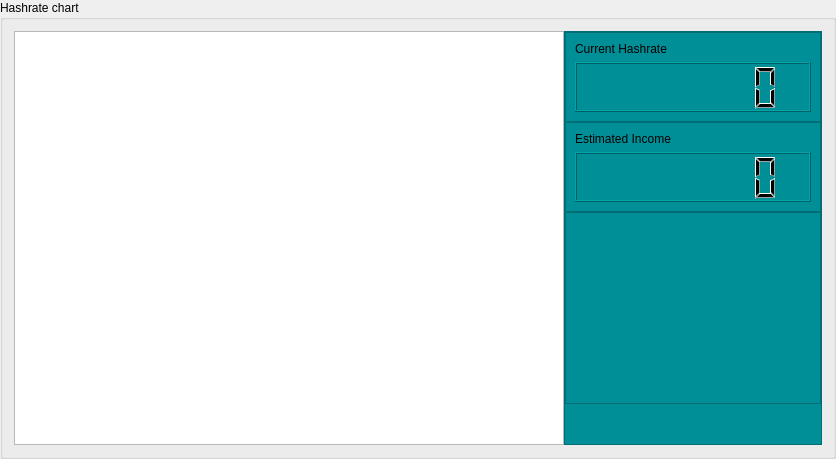
                     <widget class="QGroupBox" name="groupBox">
                      <property name="minimumSize">
                       <size>
                        <width>700</width>
                        <height>400</height>
                       </size>
                      </property>
                      <property name="font">
                       <font>
                        <family>Arial</family>
                       </font>
                      </property>
                      <property name="title">
                       <string>Hashrate chart</string>
                      </property>
                      <layout class="QHBoxLayout" name="horizontalLayout_6">
                       <property name="spacing">
                        <number>0</number>
                       </property>
                       <item>
                        <widget class="hashrateCharView" name="graphicsView">
                         <property name="minimumSize">
                          <size>
                           <width>550</width>
                           <height>0</height>
                          </size>
                         </property>
                         <property name="horizontalScrollBarPolicy">
                          <enum>Qt::ScrollBarAsNeeded</enum>
                         </property>
                        </widget>
                       </item>
                       <item>
                        <widget class="QFrame" name="frame">
                         <property name="minimumSize">
                          <size>
                           <width>150</width>
                           <height>0</height>
                          </size>
                         </property>
                         <property name="styleSheet">
                          <string notr="true">background:#008F96;</string>
                         </property>
                         <property name="frameShape">
                          <enum>QFrame::StyledPanel</enum>
                         </property>
                         <property name="frameShadow">
                          <enum>QFrame::Raised</enum>
                         </property>
                         <layout class="QVBoxLayout" name="verticalLayout_2">
                          <property name="spacing">
                           <number>0</number>
                          </property>
                          <property name="leftMargin">
                           <number>0</number>
                          </property>
                          <property name="topMargin">
                           <number>0</number>
                          </property>
                          <property name="rightMargin">
                           <number>0</number>
                          </property>
                          <property name="bottomMargin">
                           <number>0</number>
                          </property>
                          <item>
                           <widget class="QFrame" name="frame_2">
                            <property name="minimumSize">
                             <size>
                              <width>0</width>
                              <height>80</height>
                             </size>
                            </property>
                            <property name="styleSheet">
                             <string notr="true">background:#008F96;</string>
                            </property>
                            <property name="frameShape">
                             <enum>QFrame::StyledPanel</enum>
                            </property>
                            <property name="frameShadow">
                             <enum>QFrame::Raised</enum>
                            </property>
                            <layout class="QVBoxLayout" name="verticalLayout_3">
                             <item>
                              <widget class="QLabel" name="label">
                               <property name="text">
                                <string>Current Hashrate</string>
                               </property>
                              </widget>
                             </item>
                             <item>
                              <widget class="QLCDNumber" name="lcdNumberHashRate">
                               <property name="sizePolicy">
                                <sizepolicy hsizetype="Preferred" vsizetype="Preferred">
                                 <horstretch>0</horstretch>
                                 <verstretch>0</verstretch>
                                </sizepolicy>
                               </property>
                               <property name="minimumSize">
                                <size>
                                 <width>0</width>
                                 <height>50</height>
                                </size>
                               </property>
                               <property name="font">
                                <font>
                                 <family>Arial</family>
                                </font>
                               </property>
                               <property name="digitCount">
                                <number>7</number>
                               </property>
                              </widget>
                             </item>
                            </layout>
                           </widget>
                          </item>
                          <item>
                           <widget class="QFrame" name="frame_3">
                            <property name="minimumSize">
                             <size>
                              <width>0</width>
                              <height>80</height>
                             </size>
                            </property>
                            <property name="styleSheet">
                             <string notr="true">background:#008F96;</string>
                            </property>
                            <property name="frameShape">
                             <enum>QFrame::StyledPanel</enum>
                            </property>
                            <property name="frameShadow">
                             <enum>QFrame::Raised</enum>
                            </property>
                            <layout class="QVBoxLayout" name="verticalLayout_4">
                             <item>
                              <widget class="QLabel" name="label_2">
                               <property name="text">
                                <string>Estimated Income</string>
                               </property>
                              </widget>
                             </item>
                             <item>
                              <widget class="QLCDNumber" name="lcdNumberHashRate_2">
                               <property name="sizePolicy">
                                <sizepolicy hsizetype="Preferred" vsizetype="Preferred">
                                 <horstretch>0</horstretch>
                                 <verstretch>0</verstretch>
                                </sizepolicy>
                               </property>
                               <property name="minimumSize">
                                <size>
                                 <width>0</width>
                                 <height>50</height>
                                </size>
                               </property>
                               <property name="font">
                                <font>
                                 <family>Arial</family>
                                </font>
                               </property>
                               <property name="digitCount">
                                <number>7</number>
                               </property>
                              </widget>
                             </item>
                            </layout>
                           </widget>
                          </item>
                          <item>
                           <widget class="hashrateCharView" name="graphicsViewEff">
                            <property name="sizePolicy">
                             <sizepolicy hsizetype="Minimum" vsizetype="Minimum">
                              <horstretch>0</horstretch>
                              <verstretch>0</verstretch>
                             </sizepolicy>
                            </property>
                            <property name="minimumSize">
                             <size>
                              <width>100</width>
                              <height>100</height>
                             </size>
                            </property>
                           </widget>
                          </item>
                          <item>
                           <spacer name="verticalSpacer">
                            <property name="orientation">
                             <enum>Qt::Vertical</enum>
                            </property>
                            <property name="sizeHint" stdset="0">
                             <size>
                              <width>20</width>
                              <height>40</height>
                             </size>
                            </property>
                           </spacer>
                          </item>
                         </layout>
                        </widget>
                       </item>
                      </layout>
                     </widget>
